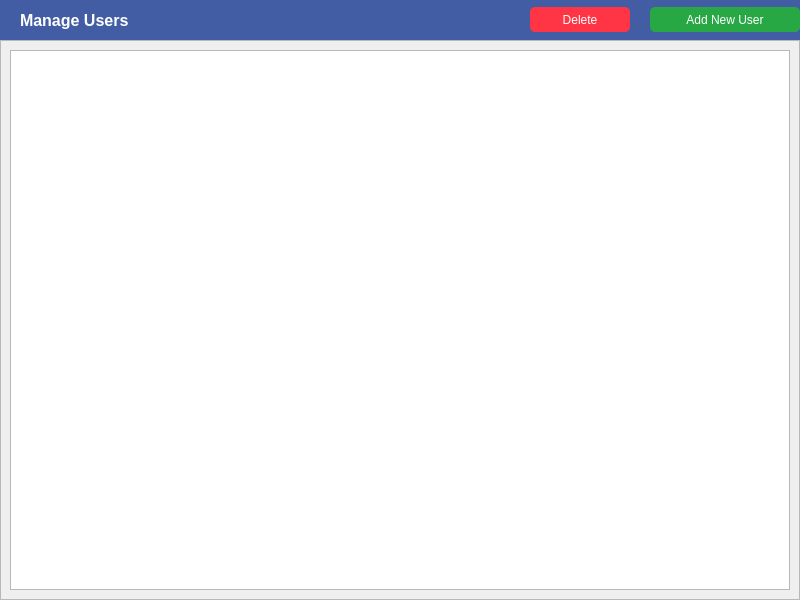
<?xml version="1.0" encoding="UTF-8"?>
<ui version="4.0">
 <class>Dialog</class>
 <widget class="QDialog" name="Dialog">
  <property name="geometry">
   <rect>
    <x>0</x>
    <y>0</y>
    <width>800</width>
    <height>600</height>
   </rect>
  </property>
  <property name="minimumSize">
   <size>
    <width>800</width>
    <height>600</height>
   </size>
  </property>
  <property name="font">
   <font>
    <family>Segoe UI</family>
   </font>
  </property>
  <property name="windowTitle">
   <string>Dialog</string>
  </property>
  <layout class="QVBoxLayout" name="verticalLayout">
   <property name="spacing">
    <number>0</number>
   </property>
   <property name="leftMargin">
    <number>0</number>
   </property>
   <property name="topMargin">
    <number>0</number>
   </property>
   <property name="rightMargin">
    <number>0</number>
   </property>
   <property name="bottomMargin">
    <number>0</number>
   </property>
   <item>
    <widget class="QFrame" name="frame_2">
     <property name="minimumSize">
      <size>
       <width>0</width>
       <height>40</height>
      </size>
     </property>
     <property name="maximumSize">
      <size>
       <width>16777215</width>
       <height>40</height>
      </size>
     </property>
     <property name="styleSheet">
      <string notr="true">color: rgb(255, 255, 255);
background-color: rgb(67, 93, 165);</string>
     </property>
     <property name="frameShape">
      <enum>QFrame::NoFrame</enum>
     </property>
     <property name="frameShadow">
      <enum>QFrame::Raised</enum>
     </property>
     <layout class="QHBoxLayout" name="horizontalLayout_2" stretch="0,0,0,0">
      <property name="spacing">
       <number>0</number>
      </property>
      <property name="leftMargin">
       <number>20</number>
      </property>
      <property name="topMargin">
       <number>0</number>
      </property>
      <property name="rightMargin">
       <number>0</number>
      </property>
      <property name="bottomMargin">
       <number>0</number>
      </property>
      <item>
       <widget class="QLabel" name="label">
        <property name="font">
         <font>
          <family>Segoe UI</family>
          <pointsize>12</pointsize>
          <weight>75</weight>
          <bold>true</bold>
         </font>
        </property>
        <property name="text">
         <string>Manage Users</string>
        </property>
       </widget>
      </item>
      <item>
       <widget class="QPushButton" name="bt_delete">
        <property name="minimumSize">
         <size>
          <width>0</width>
          <height>25</height>
         </size>
        </property>
        <property name="maximumSize">
         <size>
          <width>100</width>
          <height>16777215</height>
         </size>
        </property>
        <property name="font">
         <font>
          <family>Segoe UI</family>
         </font>
        </property>
        <property name="styleSheet">
         <string notr="true">QPushButton {	
	background-color: rgb(255, 53, 69);
	border-radius: 5px;
	color: rgb(255,255,255);
}
QPushButton:hover {	
	background-color: rgb(200, 35, 51);
}
QPushButton:pressed {	
	background-color: rgb(255, 53, 69);
}</string>
        </property>
        <property name="text">
         <string>Delete</string>
        </property>
        <property name="icon">
         <iconset resource="file_rc.qrc">
          <normaloff>:/Icon/images/remove.png</normaloff>:/Icon/images/remove.png</iconset>
        </property>
       </widget>
      </item>
      <item>
       <widget class="QLabel" name="label_2">
        <property name="minimumSize">
         <size>
          <width>20</width>
          <height>0</height>
         </size>
        </property>
        <property name="maximumSize">
         <size>
          <width>20</width>
          <height>16777215</height>
         </size>
        </property>
        <property name="text">
         <string/>
        </property>
       </widget>
      </item>
      <item>
       <widget class="QPushButton" name="bt_add">
        <property name="minimumSize">
         <size>
          <width>100</width>
          <height>25</height>
         </size>
        </property>
        <property name="maximumSize">
         <size>
          <width>150</width>
          <height>25</height>
         </size>
        </property>
        <property name="font">
         <font>
          <family>Segoe UI</family>
         </font>
        </property>
        <property name="styleSheet">
         <string notr="true">QPushButton {	
	background-color: rgb(40, 167, 69);
	border-radius: 5px;
	color: rgb(255,255,255);
}
QPushButton:hover {	
	background-color: rgb(33, 136, 56);
}
QPushButton:pressed {	
	background-color: rgb(40, 167, 69);
}</string>
        </property>
        <property name="text">
         <string>Add New User</string>
        </property>
        <property name="icon">
         <iconset resource="file_rc.qrc">
          <normaloff>:/Icon/images/add.png</normaloff>:/Icon/images/add.png</iconset>
        </property>
       </widget>
      </item>
     </layout>
    </widget>
   </item>
   <item>
    <widget class="QFrame" name="frame">
     <property name="frameShape">
      <enum>QFrame::StyledPanel</enum>
     </property>
     <property name="frameShadow">
      <enum>QFrame::Raised</enum>
     </property>
     <layout class="QHBoxLayout" name="horizontalLayout">
      <item>
       <widget class="QTableWidget" name="table_manage"/>
      </item>
     </layout>
    </widget>
   </item>
  </layout>
 </widget>
 <resources>
  <include location="file_rc.qrc"/>
 </resources>
 <connections/>
</ui>
